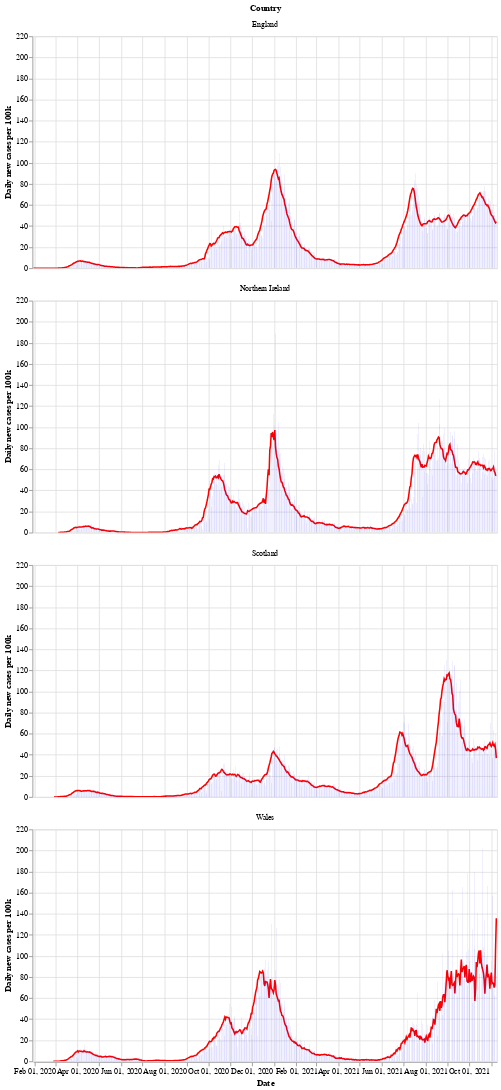

Source (notebook cell):
### Markdown cell above
Next is a bar chart of the number of new cases in each country (per 100k population), with the 7 day moving average of cases. Again we see that Wales saw a longer period of raising and falling cases compared to the other countries.

After a period of cases falling, each nation is now seeing a rise in the number of cases - especially in Wales.

### Code cell
# collapse
bars = alt.Chart(uk_cases).mark_bar().encode(
    x=alt.X("yearmonthdate(date):T", axis=alt.Axis(title='Date')),
    y=alt.Y("newCasesRate:Q", axis=alt.Axis(title='Daily new cases per 100k')),
    tooltip='newCasesRate',
    color=alt.condition(
        alt.datum.dailyChange > 0,
        alt.value("orange"),  # The positive color
        alt.value("blue")  # The negative color
    )
).properties(title='New cases per 100k population with rolling 7 day average', width=600).interactive()
line = alt.Chart(uk_cases).mark_line(
    color='red',
    size=2,
).transform_window(
    rolling_mean='mean(newCasesRate)',
    frame=[0, 7],
    groupby=['areaName']
).encode(
    x='yearmonthdate(date):T',
    y='rolling_mean:Q'
)
alt.layer(line, bars, data=uk_cases).facet(alt.Row('areaName', title='Country'), columns=1)

### Figure 1 — Vega-Lite specification as saved in the notebook (floating-point values rounded to 4 significant figures; data arrays with more than 128 entries replaced by an {"elided": "..."} marker saying what was removed)
{"config": {"view": {"continuousWidth": 400, "continuousHeight": 300}}, "data": {"name": "data-dc5070708714039f86ea89ea5fb556cb"}, "facet": {"type": "nominal", "field": "areaName", "title": "Country"}, "spec": {"layer": [{"mark": {"type": "line", "color": "red", "size": 2}, "encoding": {"x": {"type": "temporal", "field": "date", "timeUnit": "yearmonthdate"}, "y": {"type": "quantitative", "field": "rolling_mean"}}, "transform": [{"window": [{"op": "mean", "field": "newCasesRate", "as": "rolling_mean"}], "frame": [0, 7], "groupby": ["areaName"]}]}, {"mark": "bar", "encoding": {"color": {"condition": {"value": "orange", "test": "(datum.dailyChange > 0)"}, "value": "blue"}, "tooltip": {"type": "quantitative", "field": "newCasesRate"}, "x": {"type": "temporal", "axis": {"title": "Date"}, "field": "date", "timeUnit": "yearmonthdate"}, "y": {"type": "quantitative", "axis": {"title": "Daily new cases per 100k"}, "field": "newCasesRate"}}, "selection": {"selector002": {"type": "interval", "bind": "scales", "encodings": ["x", "y"]}}, "title": "New cases per 100k population with rolling 7 day average", "width": 600}]}, "columns": 1, "$schema": "https://vega.github.io/schema/vega-lite/v4.8.1.json", "datasets": {"data-dc5070708714039f86ea89ea5fb556cb": {"elided": "2504 records"}}}
